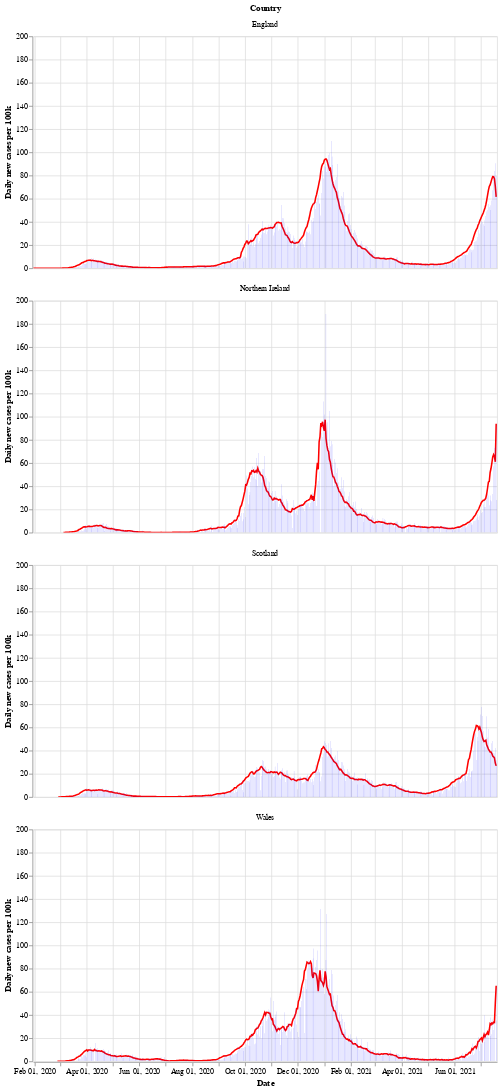

Source (notebook cell):
### Markdown cell above
Next is a bar chart of the number of new cases in each country (per 100k population), with the 7 day moving average of cases. Again we see that Wales saw a longer period of raising and falling cases compared to the other countries.

After a period of cases falling, each nation is now seeing a rise in the number of cases - especially in Wales.

### Code cell
# collapse
bars = alt.Chart(uk_cases).mark_bar().encode(
    x=alt.X("yearmonthdate(date):T", axis=alt.Axis(title='Date')),
    y=alt.Y("newCasesRate:Q", axis=alt.Axis(title='Daily new cases per 100k')),
    tooltip='newCasesRate',
    color=alt.condition(
        alt.datum.dailyChange > 0,
        alt.value("orange"),  # The positive color
        alt.value("blue")  # The negative color
    )
).properties(title='New cases per 100k population with rolling 7 day average', width=600).interactive()
line = alt.Chart(uk_cases).mark_line(
    color='red',
    size=2,
).transform_window(
    rolling_mean='mean(newCasesRate)',
    frame=[0, 7],
    groupby=['areaName']
).encode(
    x='yearmonthdate(date):T',
    y='rolling_mean:Q'
)
alt.layer(line, bars, data=uk_cases).facet(alt.Row('areaName', title='Country'), columns=1)

### Figure 1 — Vega-Lite specification as saved in the notebook (floating-point values rounded to 4 significant figures; data arrays with more than 128 entries replaced by an {"elided": "..."} marker saying what was removed)
{"config": {"view": {"continuousWidth": 400, "continuousHeight": 300}}, "data": {"name": "data-198b3115a78dfe1e69843bfdeea0605c"}, "facet": {"type": "nominal", "field": "areaName", "title": "Country"}, "spec": {"layer": [{"mark": {"type": "line", "color": "red", "size": 2}, "encoding": {"x": {"type": "temporal", "field": "date", "timeUnit": "yearmonthdate"}, "y": {"type": "quantitative", "field": "rolling_mean"}}, "transform": [{"window": [{"op": "mean", "field": "newCasesRate", "as": "rolling_mean"}], "frame": [0, 7], "groupby": ["areaName"]}]}, {"mark": "bar", "encoding": {"color": {"condition": {"value": "orange", "test": "(datum.dailyChange > 0)"}, "value": "blue"}, "tooltip": {"type": "quantitative", "field": "newCasesRate"}, "x": {"type": "temporal", "axis": {"title": "Date"}, "field": "date", "timeUnit": "yearmonthdate"}, "y": {"type": "quantitative", "axis": {"title": "Daily new cases per 100k"}, "field": "newCasesRate"}}, "selection": {"selector002": {"type": "interval", "bind": "scales", "encodings": ["x", "y"]}}, "title": "New cases per 100k population with rolling 7 day average", "width": 600}]}, "columns": 1, "$schema": "https://vega.github.io/schema/vega-lite/v4.8.1.json", "datasets": {"data-198b3115a78dfe1e69843bfdeea0605c": {"elided": "2056 records"}}}
